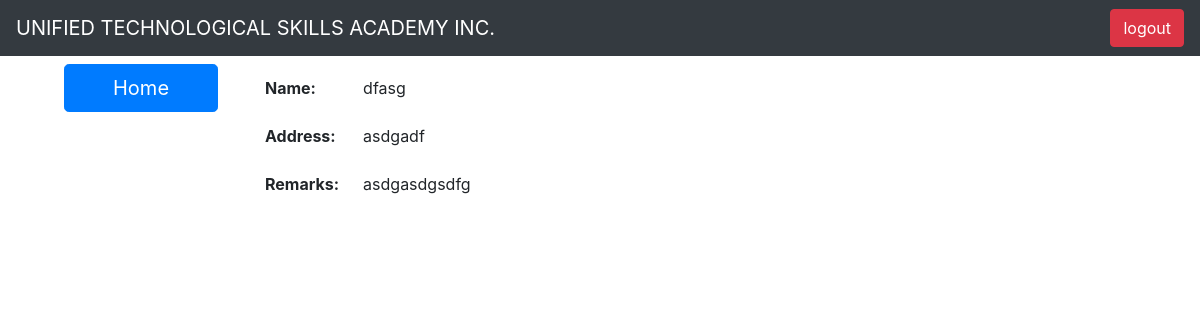
Screenshot of /view/8 (signed in) with the database file from the repository.
### client/models.py (models this page shows, shortened)
class Client(models.Model):
    name=models.CharField(max_length=100, null=True, blank=True)
    address = models.CharField(max_length=200, null=True, blank=True)
    remarks = models.TextField(max_length=100, null=True, blank=True)

### client/views.py (the view)
# urls.py: path('view/<int:pk>', ClientDetailView.as_view(), name="client-detail"),
class ClientDetailView(LoginRequiredMixin, DetailView):
    login_url = 'client:login'
    model = Client

### client/templates/client/client_detail.html
{% extends 'client/base.html' %}
{% block content %}
        <div class="container-fluid py-5 px-5 m-3">
            <div class="row">
                <div class="col col-2">
                    <a href="{% url 'client:client-list' %}"class="btn btn-primary btn-lg mb-3 px-5">Home</a>
                </div>
                <div class="col col-2">
                    <table class="table table-borderless">
                        <tbody>
                            <tr>
                                <th>Name:</th>
                                <td> {{client.name}} </td>
                            </tr>
                            <tr>
                                <th>Address:</th>
                                <td> {{client.address}} </td>
                            </tr>
                            <tr>
                                <th>Remarks:</th>
                                <td> {{client.remarks}} </td>
                            </tr>
                        </tbody>
                    </table>
                </div>
            </div>
        </div>
{% endblock content %}

### rows the page displays
Client: name "dfasg", address "asdgadf", remarks "asdgasdgsdfg"
